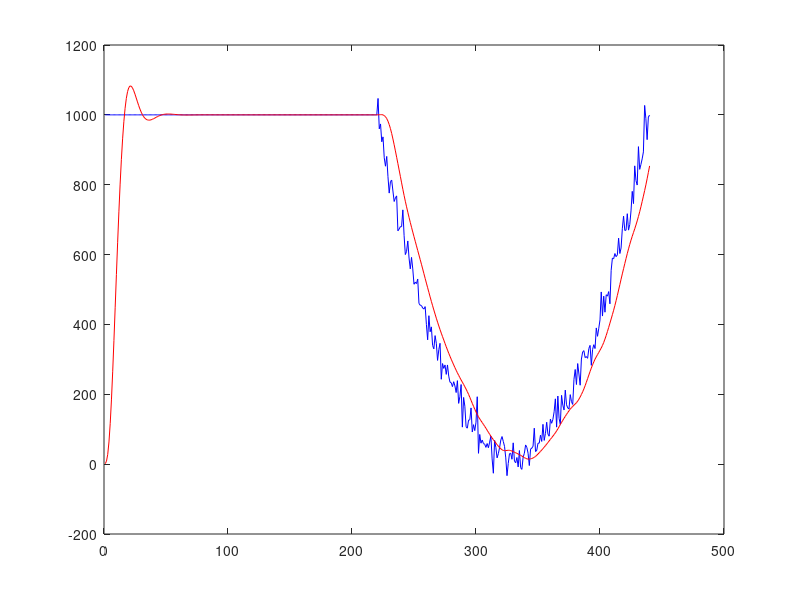

Here is the MATLAB script that generated this plot: (Note: this script raises an error after producing the figure.)

clc;
clear;

periods = 2;
L = 220;
restLevel = 1000;
minLevel = 30;
a = (restLevel-minLevel) / ((L/2)^2);
t = linspace(1,periods*L,periods*L);
x = zeros(1,L);

rng('shuffle');

x = floor(   (a.*(t(1:L) - L/2).^2) + minLevel );
x = x + floor(5.*normrnd(0,6,1,L));
x = [ restLevel.*ones(1,(periods-1)*L) x];

[b,a] = butter(3,0.075)

y = filter(b,a,x);

plot(t,x, 'b', t, y, 'r');
fvtool(b,a);